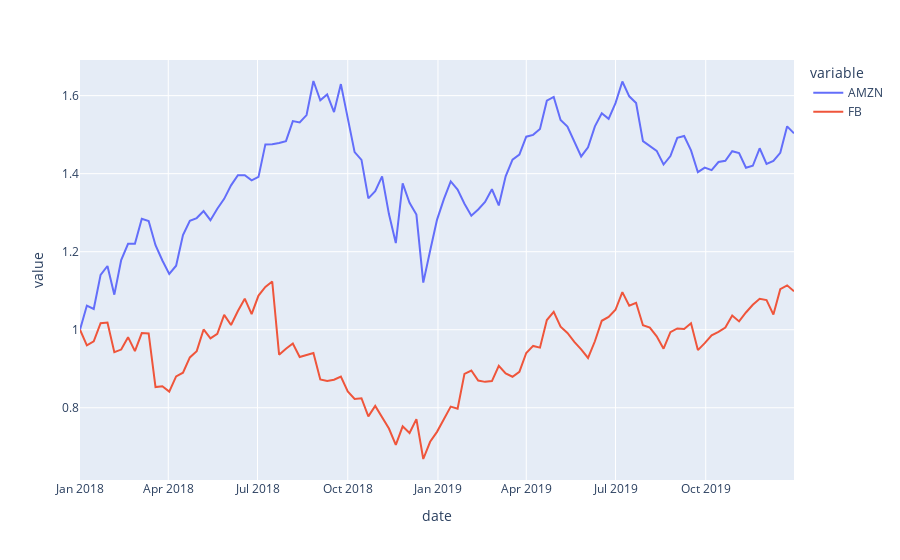

The code cell stored with this chart in its notebook:
### Markdown cell above
- `stocks = px.data.stocks()`: Carrega o conjunto de dados de ações de exemplo incluído no Plotly Express.
- `print(stocks.head())`: Mostra as primeiras linhas do DataFrame para entender a estrutura dos dados.

### Code cell
fig = px.line(stocks, x='date', y=['AMZN', 'FB'])
fig.show()
